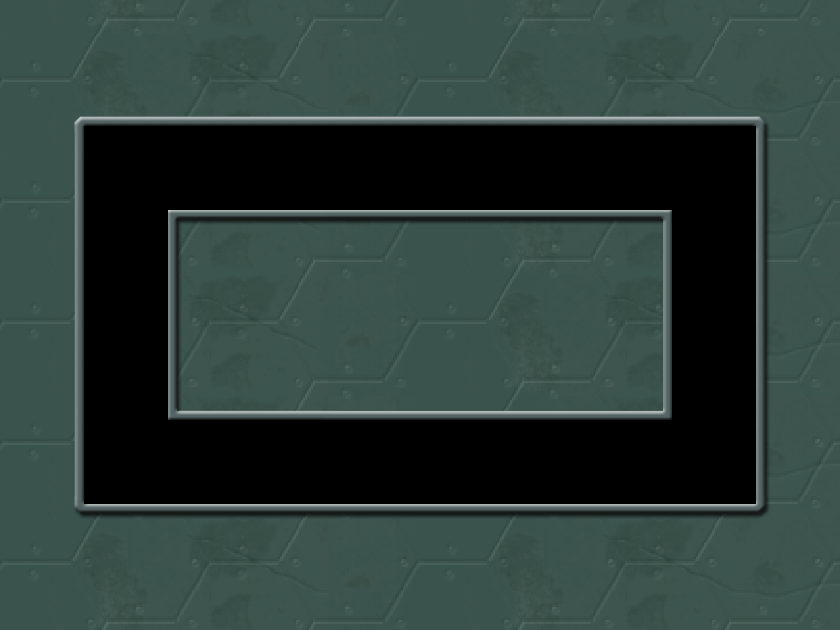

A level layout from a 2D game, rendered from its tile map. Below: a short description, then the map file with tile-grid data replaced by summaries:
An orthogonal 20x15 tile map with 42x42 px tiles, 1 tile layer (map) and 21 objects (4x emy_lang, 4x emy_zhu, 4x dec_godeng, 3x dec_tong, 2x dec_oneBox, ...).

<map version="1.0" orientation="orthogonal" width="20" height="15" tilewidth="42" tileheight="42">
 <tileset firstgid="1" name="level1" tilewidth="42" tileheight="42">
  <image source="level1.png" width="840" height="630" />
  <tile id="83">
   <properties>
    <property name="tag" value="1" />
   </properties>
  </tile>
 </tileset>
 <layer name="map" width="20" height="15">
  <data>[300 cells, 300 non-empty, 217 distinct tile ids]</data>
 </layer>
 <objectgroup name="data" width="20" height="15">
  <object name="na" x="462" y="168" width="42" height="42" />
  <object name="dec_oneDoor" x="588" y="168" width="42" height="42">
   <properties>
    <property name="any" value="0" />
   </properties>
  </object>
  <object name="dec_oneBox" x="210" y="168" width="42" height="42">
   <properties>
    <property name="any" value="0" />
   </properties>
  </object>
  <object name="dec_oneBox" x="294" y="168" width="42" height="42">
   <properties>
    <property name="any" value="0" />
   </properties>
  </object>
  <object name="dec_tie" x="420" y="126" width="42" height="42">
   <properties>
    <property name="any" value="1" />
   </properties>
  </object>
  <object name="dec_tong" x="126" y="462" width="42" height="42">
   <properties>
    <property name="any" value="0" />
   </properties>
  </object>
  <object name="dec_tong" x="252" y="462" width="42" height="42">
   <properties>
    <property name="any" value="0" />
   </properties>
  </object>
  <object name="dec_tong" x="462" y="462" width="42" height="42">
   <properties>
    <property name="any" value="0" />
   </properties>
  </object>
  <object name="dec_twoBox" x="672" y="462" width="42" height="42">
   <properties>
    <property name="any" value="0" />
   </properties>
  </object>
  <object name="emy_lang" x="84" y="462" width="42" height="42">
   <properties>
    <property name="flipX" value="1" />
    <property name="max" value="17" />
    <property name="min" value="2" />
    <property name="speed" value="1" />
   </properties>
  </object>
  <object name="emy_zhu" x="126" y="462" width="42" height="42">
   <properties>
    <property name="flipX" value="1" />
    <property name="max" value="17" />
    <property name="min" value="2" />
    <property name="speed" value="1" />
   </properties>
  </object>
  <object name="emy_lang" x="168" y="462" width="42" height="42">
   <properties>
    <property name="flipX" value="1" />
    <property name="max" value="17" />
    <property name="min" value="2" />
    <property name="speed" value="1" />
   </properties>
  </object>
  <object name="emy_zhu" x="210" y="462" width="42" height="42">
   <properties>
    <property name="flipX" value="1" />
    <property name="max" value="17" />
    <property name="min" value="2" />
    <property name="speed" value="1" />
   </properties>
  </object>
  <object name="emy_lang" x="588" y="462" width="42" height="42">
   <properties>
    <property name="max" value="17" />
    <property name="min" value="2" />
    <property name="speed" value="1" />
   </properties>
  </object>
  <object name="emy_zhu" x="630" y="462" width="42" height="42">
   <properties>
    <property name="max" value="17" />
    <property name="min" value="2" />
    <property name="speed" value="1" />
   </properties>
  </object>
  <object name="emy_lang" x="672" y="462" width="42" height="42">
   <properties>
    <property name="max" value="17" />
    <property name="min" value="2" />
    <property name="speed" value="1" />
   </properties>
  </object>
  <object name="emy_zhu" x="714" y="462" width="42" height="42">
   <properties>
    <property name="max" value="17" />
    <property name="min" value="2" />
    <property name="speed" value="1" />
   </properties>
  </object>
  <object name="dec_godeng" x="252" y="126" width="42" height="42">
   <properties>
    <property name="any" value="1" />
   </properties>
  </object>
  <object name="dec_godeng" x="504" y="126" width="42" height="42">
   <properties>
    <property name="any" value="1" />
   </properties>
  </object>
  <object name="dec_godeng" x="252" y="420" width="42" height="42">
   <properties>
    <property name="any" value="1" />
   </properties>
  </object>
  <object name="dec_godeng" x="504" y="420" width="42" height="42">
   <properties>
    <property name="any" value="1" />
   </properties>
  </object>
 </objectgroup>
</map>
